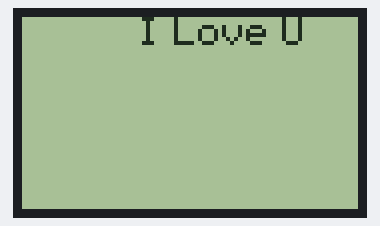
The program below on a simulated Raspberry Pi (header pin numbers). Shown: 84×48 one-colour display. Library files of the repository ran but are not shown: Font.py. At 1.1 s the program stops and its outputs stay as they are.

Above: at 1.1 s.

The program:

LCDController.py
```python
#!/usr/bin/python
import RPi.GPIO as GPIO
import time
import Font

# gpio's :
SCLK = 32
DIN = 22
DC = 18
RST = 16
CE = 7

SPACE_WIDTH = 3
WRITE_DATA = True
WRITE_CMD = False


def main():
    initLCD()
    # text(sys.argv[1])
    displayText("I Love U", 28, 0)


def gotoxy(x, y):
    """
    Set the cursor to (x,y)
    :param x: 0 <= x <= 83
    :param y: 0 <= y <= 5
    :return:
    """
    if 0 <= x <= 83 and 0 <= y <= 5:
        writeByte(x + 128, WRITE_CMD)
        writeByte(y + 64, WRITE_CMD)
    else:
        print "Error (x,y):" + str(x) + str(y)


def displayText(words, x=-1, y=-1):
    """
    Display words(string) on LCD5110 [start at (x, y) ]
    :param words: the words noly contain ASCII chars
    :return: None
    """
    logMsg = "Display: " + words
    if x != -1 and y != -1:
        gotoxy(x, y)
        logMsg += " at (" + str(x) + "," + str(y) + ")"
    #print logMsg
    for i in range(len(words)):
        #print "words[" + str(i) + "]:" + words[i]
        displayChar(words[i])


def displayChar(char):
    """
    Display a char on LCD5110
    :param char:
    :return: None
    """
    index = (ord(char) - 32) * 6
    if ord(char) > 32 and ord(char) <= 122:
        for i in range(6):
            writeByte(Font.font[index + i], WRITE_DATA)
    elif ord(char) == 32:
        for i in xrange(SPACE_WIDTH):
            writeByte(0x00, WRITE_DATA)


def clearScreen():
    gotoxy(0, 0)
    for i in range(84):
        for j in range(6):
            writeByte(0x00, WRITE_DATA)


def setup():
    """
    Set GPIO mode and pin direct
    :return:
    """
    GPIO.setwarnings(False)
    GPIO.setmode(GPIO.BOARD)
    GPIO.setup(DIN, GPIO.OUT)
    GPIO.setup(SCLK, GPIO.OUT)
    GPIO.setup(DC, GPIO.OUT)
    GPIO.setup(RST, GPIO.OUT)
    GPIO.setup(CE, GPIO.OUT)


def initLCD():
    """
    Initialize the LCD5110
    :return:
    """

    setup()

    # toggle RST low to reset
    GPIO.output(RST, False)
    time.sleep(0.500)
    GPIO.output(RST, True)
    time.sleep(0.5)

    writeByte(0x21, WRITE_CMD)  # extend mode
    writeByte(0x13, WRITE_CMD)  # bias 1:65
    writeByte(0xc4, WRITE_CMD)  # vop

    writeByte(0x20, WRITE_CMD)  # basic mode
    writeByte(0x0c, WRITE_CMD)  # nomal mode display D = 1, E = 0

    clearScreen()


def SPI(c):
    """
    Write byte to LCD and each clock a bit
    :param c: the byte
    :return: None
    """
    GPIO.output(CE, False)
    for i in xrange(8):
        GPIO.output(DIN, (c & (1 << (7 - i))) > 0)
        GPIO.output(SCLK, False)
        GPIO.output(SCLK, True)
    GPIO.output(CE, True)


def writeByte(c, type):
    """
    Write a Byte to LCD5110
    :param c: the byte
    :param type: an int value and 1 means data output while 0 means command output
    :return: None
    """
    GPIO.output(DC, type)
    SPI(c)


if __name__ == "__main__":
    main()
```
